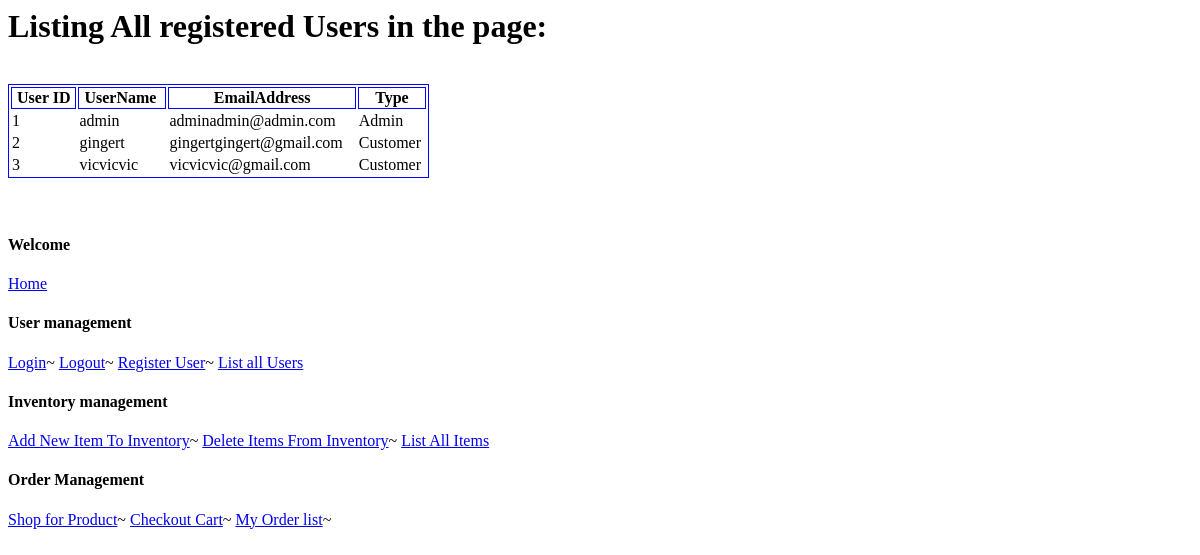
The page /ListAllUsers on the database as committed earlier.
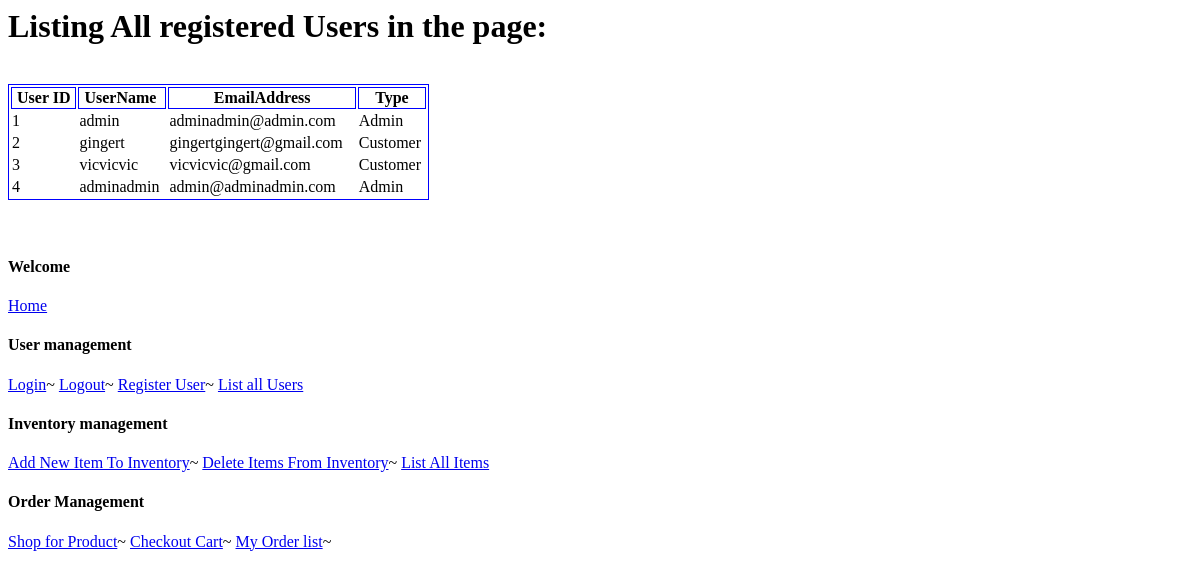
The same page on the database as committed later.
### app.py (models this page shows, shortened)
class User(UserMixin, db.Model):
    idNo = db.Column(db.Integer, primary_key=True)
    userName = db.Column(db.String(20), unique=True)
    emailAddress = db.Column(db.String(150), unique=True)
    password = db.Column(db.String(150))
    UserType=db.Column(db.String(1))

### app.py (the view)
@app.route('/ListAllUsers', endpoint='ListAllUsers' ,methods=['GET', 'POST'])
def ListAllUsers():
    UserTable = User.query.all()
    return render_template('ListAllUsers.html', UserTable=UserTable)

### templates/ListAllUsers.html (shortened to what this page needs)
<html>
<head>
</head>
<body>
    <h1>Listing All registered Users in the page:</h1>
    <div class="nkyCnt">
        <table style=" border: 1px solid blue">
            <th style=" border: 1px ridge blue">&nbsp;User ID&nbsp;</th>&nbsp;&nbsp;
            <th style=" border: 1px ridge blue">&nbsp;UserName &nbsp;</th>&nbsp;&nbsp;
            <th style=" border: 1px ridge blue">&nbsp;EmailAddress&nbsp;</th>&nbsp;&nbsp;
            <th style=" border: 1px ridge blue">&nbsp;Type&nbsp;</th>&nbsp;&nbsp;
            {% for item in UserTable %}
            <tr style=" border: 1px dotted blue">
                {% if item.idNo %}<td>{{ item.idNo }}</li>{% endif %}&nbsp;
                {% if item.userName %}<td>{{ item.userName }}</li>{% endif %}&nbsp;
                    {% if item.emailAddress %}
                <td>{{ item.emailAddress }}</li>{% endif %}&nbsp;
                    {% if item.UserType == "2" %}
                <td>Admin</li>{% endif %}&nbsp;
                    {% if item.UserType == "1" %}
                <td>Customer</li>{% endif %}&nbsp;
                    {% endfor %}
        </table>
    </div>
    {% include 'header.html' %}
</body>
</html>

Rows that differ between the two databases and show on the page:
added User: idNo "4", userName "adminadmin", emailAddress "admin@adminadmin.com", UserType "Admin"
